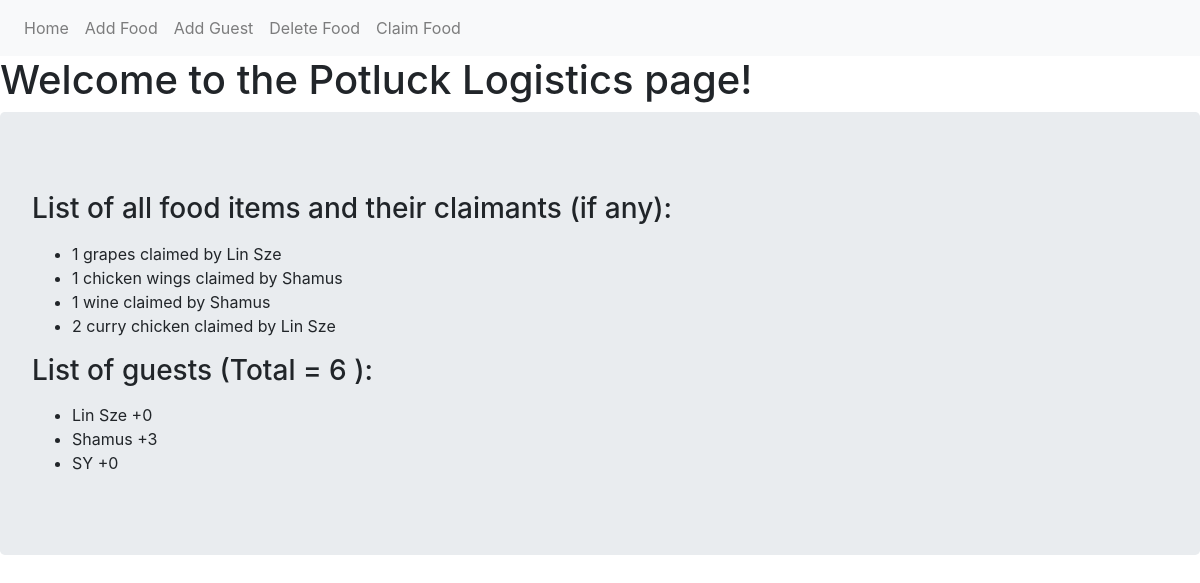
The page / on the database its author committed.
### main.py (models this page shows, shortened)
class Food(db.Model):
    id = db.Column(db.Integer, primary_key=True)
    item_name = db.Column(db.String(15), unique=True)
    quantity = db.Column(db.Integer, nullable=False)
    guest = db.Column(db.String(15), db.ForeignKey(Guests.guest_name), nullable=False)
    def __repr__(self):
        if self.guest =='0':
            return f"{self.quantity} {self.item_name} is still unclaimed"
        else:
            return f"{self.quantity} {self.item_name} claimed by {self.guest}"

class Guests(db.Model):
    guest_name = db.Column(db.String(15), primary_key=True)
    plusone = db.Column(db.Integer)
    food = db.relationship('Food', backref='guests', lazy='dynamic')
    def __repr__(self):
        return f"{self.guest_name} +{self.plusone} "

### main.py (the view)
@app.route('/', methods=['GET'])
def summary():
    allfood = Food.query.all()
    allguests = Guests.query.all()
    base = Guests.query.count()
    plusall = Guests.query.with_entities(Guests.plusone).all()
    plus = [p[0] for p in plusall]
    plus = sum(plus)
    totguests = base+plus
    return render_template('list.html', allfood=allfood, allguests=allguests,
                           totguests=totguests)

### templates/list.html (shortened to what this page needs)
{% extends "base.html" %}
{% block content %}
<h1>Welcome to the Potluck Logistics page!</h1>
<div class="jumbotron">
  <h3>List of all food items and their claimants (if any):</h3>
  <ul>
    {% for food in allfood  %}
    <li>{{food}}</li>
    {% endfor %}
  </ul>
 <h3>List of guests (Total = {{ totguests }} ):</h3>
  <ul>
    {% for guest in allguests  %}
    <li>{{guest}}</li>
    {% endfor %}
  </ul>
</div>
{% endblock %}

### templates/base.html (shortened to what this page needs)
<!DOCTYPE html>
<html lang="en" dir="ltr">
  <head>
    <link rel="stylesheet" href="https://maxcdn.bootstrapcdn.com/bootstrap/4.0.0/css/bootstrap.min.css">
  </head>
  <body>
    <nav class="navbar navbar-expand-lg navbar-light bg-light">
    <div class="navbar-nav">
      <a class="nav-item nav-link" href="{{ url_for('summary') }}">Home</a>
      <a class="nav-item nav-link" href="{{ url_for('add_food') }}">Add Food</a>
      <a class="nav-item nav-link" href="{{ url_for('add_guest') }}">Add Guest</a>
      <a class="nav-item nav-link" href="{{ url_for('del_food') }}">Delete Food</a>
      <a class="nav-item nav-link" href="{{ url_for('claim_food') }}">Claim Food</a>
    </div>
</nav>
    {% block content %}
    {% endblock %}
  </body>
</html>

### rows shown on the page
Food: guest+quantity+item_name "1 grapes claimed by Lin Sze"
Food: guest+quantity+item_name "1 chicken wings claimed by Shamus"
Food: guest+quantity+item_name "1 wine claimed by Shamus"
Food: guest+quantity+item_name "2 curry chicken claimed by Lin Sze"
Guests: guest_name+plusone "Lin Sze +0"
Guests: guest_name+plusone "Shamus +3"
Guests: guest_name+plusone "SY +0"

### other values the page prints
{{ totguests }} "6"
